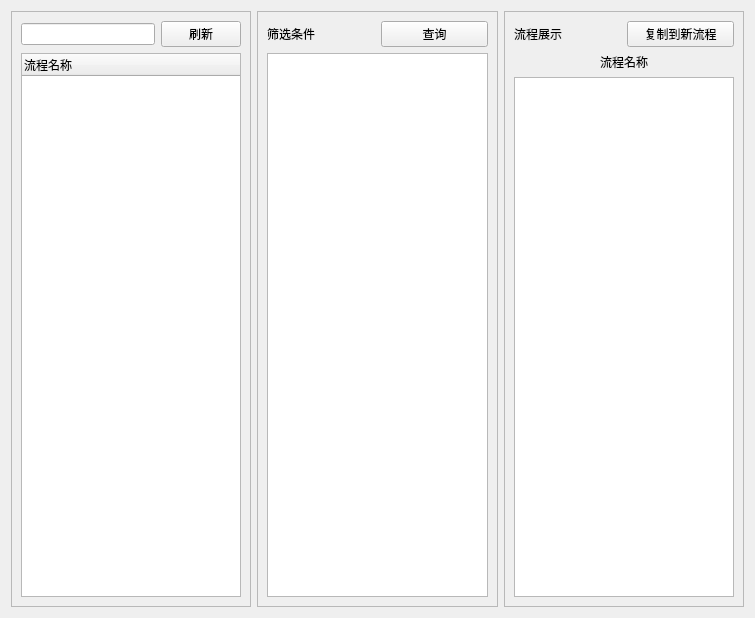
<?xml version="1.0" encoding="UTF-8"?>
<ui version="4.0">
 <class>CheckRoute</class>
 <widget class="QWidget" name="CheckRoute">
  <property name="geometry">
   <rect>
    <x>0</x>
    <y>0</y>
    <width>755</width>
    <height>618</height>
   </rect>
  </property>
  <property name="windowTitle">
   <string>Form</string>
  </property>
  <layout class="QHBoxLayout" name="horizontalLayout">
   <item>
    <widget class="QFrame" name="frame">
     <property name="frameShape">
      <enum>QFrame::Shape::StyledPanel</enum>
     </property>
     <property name="frameShadow">
      <enum>QFrame::Shadow::Raised</enum>
     </property>
     <layout class="QVBoxLayout" name="verticalLayout">
      <item>
       <layout class="QHBoxLayout" name="horizontalLayout_4">
        <item>
         <widget class="QLineEdit" name="lineEdit"/>
        </item>
        <item>
         <widget class="QPushButton" name="pushButtonFlash">
          <property name="maximumSize">
           <size>
            <width>200</width>
            <height>16777215</height>
           </size>
          </property>
          <property name="text">
           <string>刷新</string>
          </property>
         </widget>
        </item>
       </layout>
      </item>
      <item>
       <widget class="QTreeWidget" name="treeWidget">
        <column>
         <property name="text">
          <string>流程名称</string>
         </property>
        </column>
       </widget>
      </item>
     </layout>
    </widget>
   </item>
   <item>
    <widget class="QFrame" name="frame_2">
     <property name="frameShape">
      <enum>QFrame::Shape::StyledPanel</enum>
     </property>
     <property name="frameShadow">
      <enum>QFrame::Shadow::Raised</enum>
     </property>
     <layout class="QVBoxLayout" name="verticalLayout_2">
      <item>
       <layout class="QHBoxLayout" name="horizontalLayout_2">
        <item>
         <widget class="QLabel" name="label">
          <property name="text">
           <string>筛选条件</string>
          </property>
         </widget>
        </item>
        <item>
         <widget class="QPushButton" name="pushButton">
          <property name="text">
           <string>查询</string>
          </property>
         </widget>
        </item>
       </layout>
      </item>
      <item>
       <widget class="QTableWidget" name="tableWidget"/>
      </item>
     </layout>
    </widget>
   </item>
   <item>
    <widget class="QFrame" name="frame_3">
     <property name="frameShape">
      <enum>QFrame::Shape::StyledPanel</enum>
     </property>
     <property name="frameShadow">
      <enum>QFrame::Shadow::Raised</enum>
     </property>
     <layout class="QVBoxLayout" name="verticalLayout_3">
      <item>
       <layout class="QHBoxLayout" name="horizontalLayout_3">
        <item>
         <widget class="QLabel" name="label_2">
          <property name="text">
           <string>流程展示</string>
          </property>
         </widget>
        </item>
        <item>
         <widget class="QPushButton" name="pushButtonCopy">
          <property name="text">
           <string>复制到新流程</string>
          </property>
         </widget>
        </item>
       </layout>
      </item>
      <item>
       <widget class="QLabel" name="labelRoute">
        <property name="text">
         <string>流程名称</string>
        </property>
        <property name="alignment">
         <set>Qt::AlignmentFlag::AlignCenter</set>
        </property>
       </widget>
      </item>
      <item>
       <widget class="QListView" name="listView"/>
      </item>
     </layout>
    </widget>
   </item>
  </layout>
 </widget>
 <resources/>
 <connections/>
</ui>
